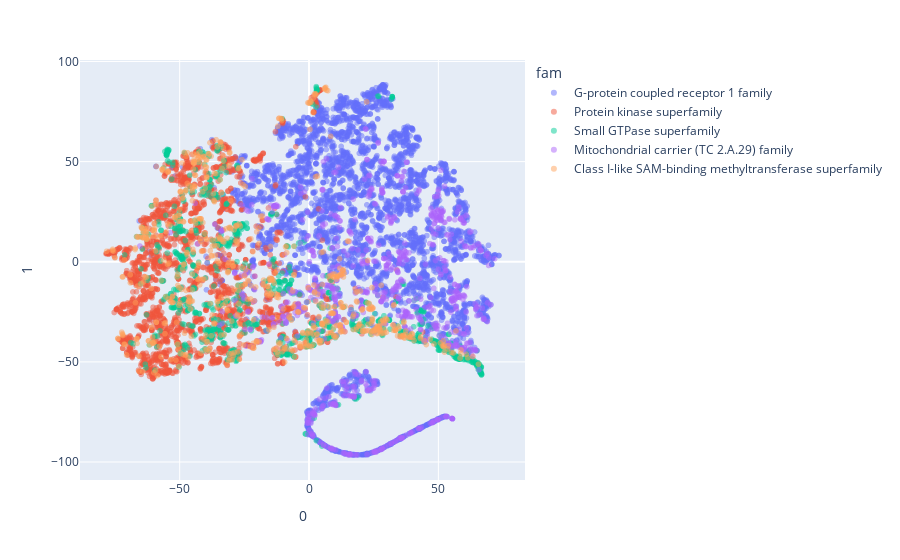

Notebook source saved alongside this figure:
### Code cell
px.scatter(x, 0, 1, hover_name=x.index, hover_data=['fam'], color='fam', opacity=0.5, size_max = 0.5)

### Figure 1 — Plotly figure (JSON) as saved in the notebook; plotly's stock layout.template omitted (floating-point values rounded to 4 significant figures; data arrays with more than 128 entries replaced by an {"elided": "..."} marker saying what was removed)
{"data": [{"customdata": {"elided": "4158x1 str values"}, "hovertemplate": "<b>%{hovertext}</b><br><br>fam=%{customdata[0]}<br>0=%{x}<br>1=%{y}<extra></extra>", "hovertext": {"elided": "4158 str values"}, "legendgroup": "G-protein coupled receptor 1 family", "marker": {"color": "#636efa", "opacity": 0.5, "symbol": "circle"}, "mode": "markers", "name": "G-protein coupled receptor 1 family", "showlegend": true, "type": "scattergl", "x": {"elided": "4158 float values"}, "xaxis": "x", "y": {"elided": "4158 float values"}, "yaxis": "y"}, {"customdata": {"elided": "2164x1 str values"}, "hovertemplate": "<b>%{hovertext}</b><br><br>fam=%{customdata[0]}<br>0=%{x}<br>1=%{y}<extra></extra>", "hovertext": {"elided": "2164 str values"}, "legendgroup": "Protein kinase superfamily", "marker": {"color": "#EF553B", "opacity": 0.5, "symbol": "circle"}, "mode": "markers", "name": "Protein kinase superfamily", "showlegend": true, "type": "scattergl", "x": {"elided": "2164 float values"}, "xaxis": "x", "y": {"elided": "2164 float values"}, "yaxis": "y"}, {"customdata": {"elided": "994x1 str values"}, "hovertemplate": "<b>%{hovertext}</b><br><br>fam=%{customdata[0]}<br>0=%{x}<br>1=%{y}<extra></extra>", "hovertext": {"elided": "994 str values"}, "legendgroup": "Small GTPase superfamily", "marker": {"color": "#00cc96", "opacity": 0.5, "symbol": "circle"}, "mode": "markers", "name": "Small GTPase superfamily", "showlegend": true, "type": "scattergl", "x": {"elided": "994 float values"}, "xaxis": "x", "y": {"elided": "994 float values"}, "yaxis": "y"}, {"customdata": {"elided": "842x1 str values"}, "hovertemplate": "<b>%{hovertext}</b><br><br>fam=%{customdata[0]}<br>0=%{x}<br>1=%{y}<extra></extra>", "hovertext": {"elided": "842 str values"}, "legendgroup": "Mitochondrial carrier (TC 2.A.29) family", "marker": {"color": "#ab63fa", "opacity": 0.5, "symbol": "circle"}, "mode": "markers", "name": "Mitochondrial carrier (TC 2.A.29) family", "showlegend": true, "type": "scattergl", "x": {"elided": "842 float values"}, "xaxis": "x", "y": {"elided": "842 float values"}, "yaxis": "y"}, {"customdata": {"elided": "719x1 str values"}, "hovertemplate": "<b>%{hovertext}</b><br><br>fam=%{customdata[0]}<br>0=%{x}<br>1=%{y}<extra></extra>", "hovertext": {"elided": "719 str values"}, "legendgroup": "Class I-like SAM-binding methyltransferase superfamily", "marker": {"color": "#FFA15A", "opacity": 0.5, "symbol": "circle"}, "mode": "markers", "name": "Class I-like SAM-binding methyltransferase superfamily", "showlegend": true, "type": "scattergl", "x": {"elided": "719 float values"}, "xaxis": "x", "y": {"elided": "719 float values"}, "yaxis": "y"}], "layout": {"legend": {"title": {"text": "fam"}, "tracegroupgap": 0}, "margin": {"t": 60}, "xaxis": {"anchor": "y", "domain": [0, 1], "title": {"text": "0"}}, "yaxis": {"anchor": "x", "domain": [0, 1], "title": {"text": "1"}}}}
